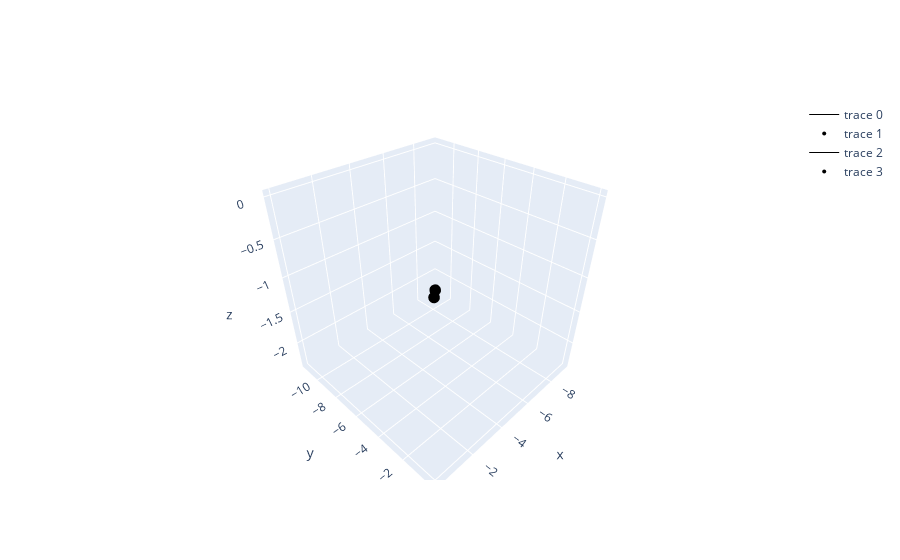

Notebook cell for this chart:
### Code cell
import plotly
import plotly.graph_objs as go
import plotly.express as px

# arrows from 0,0,0 to df.true_pos and the hover text should be the true energy (df.true_showers_E)
fig = go.Figure()
scale = (
    1.0  # size of the direction vector, to make it easier to see it with the hits
)
# list of 20 random colors
# color_list = px.colors.qualitative.Plotly # this is only 10, not enough
color_list = px.colors.qualitative.Light24

def plot_single_arrow(fig, vec, hovertext="", init_pt=[0, 0, 0]):
    # init_pt: initial point of the vector
    fig.add_trace(
        go.Scatter3d(
            x=[init_pt[0], vec[0] + init_pt[0]],
            y=[init_pt[1], init_pt[1] + vec[1]],
            z=[init_pt[2], init_pt[2] + vec[2]],
            mode="lines",
            line=dict(color="black", width=1),
        )
    )
    fig.add_trace(
        go.Scatter3d(
            x=[vec[0] + init_pt[0]],
            y=[vec[1] + init_pt[1]],
            z=[vec[2] + init_pt[2]],
            mode="markers",
            marker=dict(size=4, color="black"),
            hovertext=hovertext,
        )
    )

plot_single_arrow(
    fig,
    example.pandora_calibrated_pos.values[0],
)  
plot_single_arrow(
    fig,
    example.true_pos.values[0],
) 
fig.show()

### Figure 1 — Plotly figure (JSON) as saved in the notebook; plotly's stock layout.template omitted (floating-point values rounded to 4 significant figures)
{"data": [{"line": {"color": "black", "width": 1}, "mode": "lines", "type": "scatter3d", "x": [0, -9.242], "y": [0, -11.32], "z": [0, -2.342]}, {"hovertext": "", "marker": {"color": "black", "size": 4}, "mode": "markers", "type": "scatter3d", "x": [-9.242], "y": [-11.32], "z": [-2.342]}, {"line": {"color": "black", "width": 1}, "mode": "lines", "type": "scatter3d", "x": [0, -7.288], "y": [0, -9.043], "z": [0, -1.989]}, {"hovertext": "", "marker": {"color": "black", "size": 4}, "mode": "markers", "type": "scatter3d", "x": [-7.288], "y": [-9.043], "z": [-1.989]}], "layout": {}}
